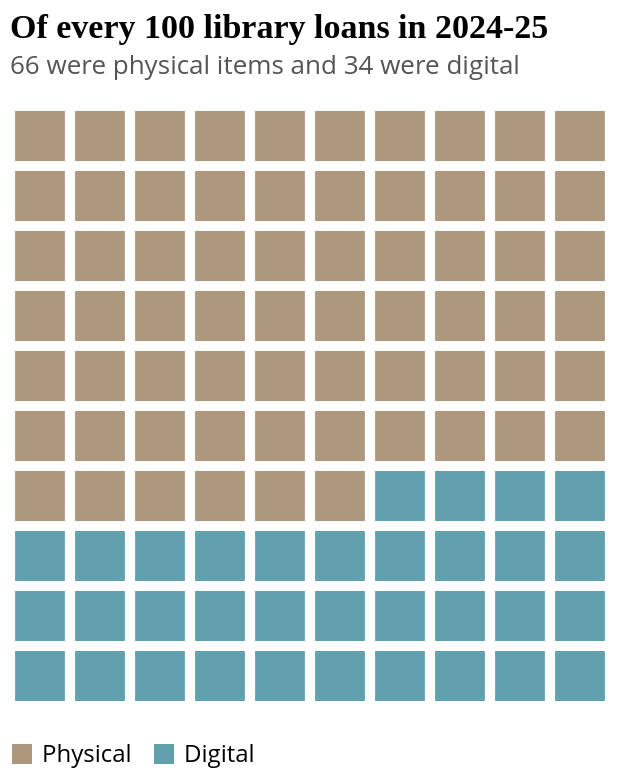

Source (Vega-Lite JSON):
### Vega-Lite specification from a JSON file in a GitHub repository (floating-point values rounded to 4 significant figures)
{"$schema": "https://vega.github.io/schema/vega-lite/v5.json", "title": {"text": "Of every 100 library loans in 2024-25", "subtitle": "66 were physical items and 34 were digital"}, "width": 300, "height": 300, "data": {"sequence": {"start": 0, "stop": 100, "as": "i"}}, "transform": [{"calculate": "datum.i % 10", "as": "col"}, {"calculate": "floor(datum.i / 10)", "as": "row"}, {"calculate": "datum.i < 66 ? 'Physical' : 'Digital'", "as": "kind"}], "mark": {"type": "square", "size": 620}, "encoding": {"x": {"field": "col", "type": "ordinal", "axis": null}, "y": {"field": "row", "type": "ordinal", "axis": null}, "color": {"field": "kind", "type": "nominal", "title": null, "scale": {"domain": ["Physical", "Digital"], "range": ["#8c6d46", "#1f7a8c"]}, "legend": {"orient": "bottom", "symbolType": "square"}}, "tooltip": [{"field": "kind", "title": "Loan type"}]}, "config": {"font": "Open Sans", "view": {"stroke": null}, "title": {"font": "Lora", "fontSize": 17, "fontWeight": 600, "anchor": "start", "offset": 12, "subtitleFont": "Open Sans", "subtitleFontSize": 13, "subtitleColor": "#555", "subtitlePadding": 4}, "axis": {"labelFont": "Open Sans", "titleFont": "Open Sans", "labelFontSize": 12, "titleFontSize": 12, "titleFontWeight": 600, "domainColor": "#bbb", "tickColor": "#bbb", "gridColor": "#eee", "labelColor": "#333"}, "legend": {"labelFont": "Open Sans", "titleFont": "Open Sans", "labelFontSize": 12, "titleFontSize": 12, "titleFontWeight": 600}, "text": {"font": "Open Sans"}}}
